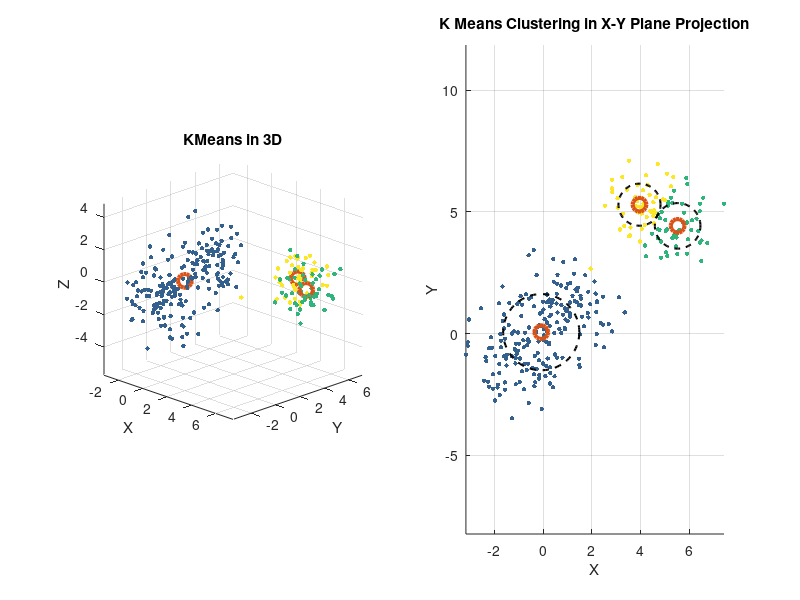

Recreate this plot in MATLAB.
clc,close all,clear all
% Written By: Rasit Evduzen
% 17-Jul-2024
% K-Means Clustering
%% Create Data
rng(1); % fixed seed
data = [randn(100, 3)+1;randn(100, 3)-1;randn(100, 3)+[5, 5, 0]];


numClusters = 3;  % Number of Cluster
maxIter = 100;    % MaxIter
initialCenters = data(randperm(size(data, 1), numClusters), :);
centers = initialCenters;

figure('units', 'normalized', 'outerposition', [0 0 1 1], 'color', 'w')
for iter = 1:maxIter
    distances = pdist2(data, centers);
    [~, idx] = min(distances, [], 2);

    newCenters = zeros(numClusters, size(data, 2));
    for k = 1:numClusters
        newCenters(k, :) = mean(data(idx == k, :), 1);
    end

    clusterCenters = centers(:, 1:2);
    clusterWidths = zeros(numClusters, 1);

    for i = 1:numClusters
        clusterData = data(idx == i, :);
        clusterWidths(i) = std(clusterData(:, 3));
    end
    
    clf
    subplot(121)
    hold on;view(45,20)
    scatter3(data(:, 1), data(:, 2), data(:, 3), 10, idx, 'filled', 'LineWidth', 5);
    scatter3(centers(:, 1), centers(:, 2), centers(:, 3), 100, 'kx', 'LineWidth', 3);
    title('KMeans in 3D'),xlabel('X'),ylabel('Y'),zlabel('Z'),grid on,axis equal;

    subplot(122);
    hold on;
    scatter(data(:, 1), data(:, 2), 10, idx, 'filled', 'LineWidth', 5);
    scatter(centers(:, 1), centers(:, 2), 100, 'kx', 'LineWidth', 3);
    theta = linspace(0, 2*pi, 100);
    for i = 1:numClusters
        xCenter = clusterCenters(i, 1);
        yCenter = clusterCenters(i, 2);
        radius = clusterWidths(i);
        xCircle = xCenter + radius * cos(theta);
        yCircle = yCenter + radius * sin(theta);
        plot(xCircle, yCircle, 'k--', 'LineWidth', 1.5);
    end
    title('K Means Clustering in X-Y Plane Projection'),xlabel('X'),ylabel('Y'),grid on,axis equal;
    drawnow

    if max(max(abs(newCenters - centers))) < 1e-6
        break;
    end
    centers = newCenters;
end
